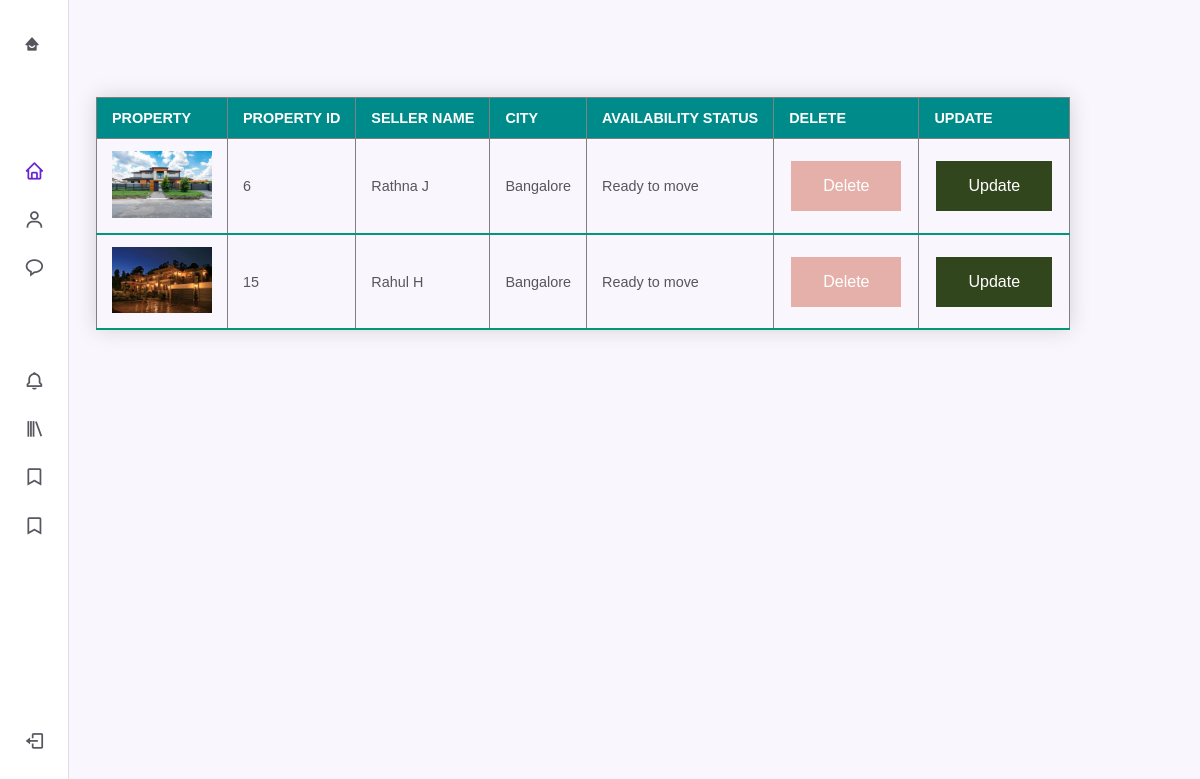
The app's page /upsellertb.php with its own data.
### tables this page shows
CREATE TABLE `property` (
  `property_id` int(25) NOT NULL,
  `user_id` varchar(15) NOT NULL,
  `admin_id` varchar(15) NOT NULL,
  `seller_name` varchar(25) NOT NULL,
  `city` varchar(25) NOT NULL,
  `type_of_property` varchar(25) NOT NULL,
  `no_of_bedroom` varchar(20) NOT NULL,
  `no_of_bathroom` varchar(20) NOT NULL,
  `other_rooms` varchar(20) NOT NULL,
  `balconies` varchar(20) NOT NULL,
  `parking` varchar(20) NOT NULL,
  `total_no_of_floor` varchar(20) NOT NULL,
  `floor_no` varchar(20) NOT NULL,
  `availability_status` varchar(20) NOT NULL,
  `age_of_property` varchar(20) NOT NULL,
  `images` varchar(300) NOT NULL,
  `special_prop1` longtext NOT NULL,
  `MobileNo` varchar(100) NOT NULL,
  `SIZE_OF_PROPERTY` varchar(100) NOT NULL,
  `COST_OF_THE_PROPERTY` varchar(100) NOT NULL
);

### upsellertb.php (the view, shortened to what this page needs)
 <?php
$conn=new mysqli("localhost","root","","realestate");
  $sql = mysqli_query($conn,"select * from property where user_id='$user_id'");
?>
<!DOCTYPE html>
<html>
<head>
<link rel="stylesheet" href="https://cdnjs.cloudflare.com/ajax/libs/font-awesome/4.7.0/css/font-awesome.min.css">
    <link rel="stylesheet" href="https://cdnjs.cloudflare.com/ajax/libs/font-awesome/4.7.0/css/font-awesome.min.css">
        <link href='https://cdn.jsdelivr.net/npm/boxicons@2.0.5/css/boxicons.min.css' rel='stylesheet'>
        <link rel="stylesheet" href="assets1/css/styles.css">
        <link rel="stylesheet" href="https://cdn.jsdelivr.net/npm/boxicons@latest/css/boxicons.min.css">
        <link rel="stylesheet" href="assets1/css/styles.css">
</head>
<body>
<div class="nav" id="navbar">
            <nav class="nav__container">
                <div>
                    <a href="userdashboard.php" class="nav__link nav__logo">
                       <i class='bx bxs-home-smile'></i>
                    </a>
                    <div class="nav__list">
                        <div class="nav__items">
                            <a href="userdashboard.php" class="nav__link active">
                                <i class='bx bx-home nav__icon' ></i>
                            </a>
                            <div class="nav__dropdown">
                                <a href="userviewprofile.php" class="nav__link">
                                    <i class='bx bx-user nav__icon' ></i>
                                </a>
                            </div>
                            <a href="feed.php" class="nav__link">
                                <i class='bx bx-message-rounded nav__icon' ></i>
                            </a>
                        </div>
                        <div class="nav__items">
                            <div class="nav__dropdown">
                                <a href="#" class="nav__link">
                                    <i class='bx bx-bell nav__icon' ></i>
                                </a>
                            </div>
                            <a href="cart.php" class="nav__link">
                                <i class='bx bx-library nav__icon' ></i>
                            </a>
                            <a href="myaccount.php" class="nav__link">
                                <i class='bx bx-bookmark nav__icon' ></i>
                                 <a href="usersideb1.php" class="nav__link">
                                <i class='bx bx-bookmark nav__icon' ></i>
                            </a>
                            </a>
                        </div>
                    </div>
                </div>
                <a href="index.html" class="nav__link nav__logout">
                    <i class='bx bx-log-out nav__icon' ></i>
                </a>
            </nav>
        </div>
  <div class="main1">
<table class="styled-table" border=1 align="center">
  <thead>
  <tr>
 <th>PROPERTY</th>
    <th>PROPERTY ID</th>
      <th>SELLER NAME</th>
      <th>CITY</th>
      <th>AVAILABILITY STATUS</th>
      <th>DELETE</th>
      <th>UPDATE</th>
  </tr>
</thead>
<?php
while($r = mysqli_fetch_array($sql))
{
?>
  <tr>
  <td><img src="<?php echo "http://localhost/".$r["images"]; ?>" width="100" height="100"></td>
  <td><?php echo $r['property_id'];?></td>
  <td><?php echo $r['seller_name'];?></td>
  <td><?php echo $r['city'];?></td>
    <td><?php echo $r['availability_status'];?></td>
    <td><button class="btn">
<a style="text-decoration: none;color: white;" href="del2.php?property_id=<?php echo $r["property_id"];?>" onclick="return checkdelete()"> Delete</a></td></button>
  <td><button class="btn1">
 <a style="text-decoration: none;color: white;" href="upprop1.php?property_id=<?php echo $r["property_id"];?>">Update</a></td></button>
</tr>
<?php
}
?>
</div>
</body>
</html>

### assets1/css/styles.css (style rules this page uses)
:root { --header-height: 3.5rem; --nav-width: 219px; --first-color: #6923D0; --first-color-light: #F4F0FA; --title-color: #19181B; --text-color: #58555E; --text-color-light: #A5A1AA; --body-color: #F9F6FD; --container-color: #FFFFFF; --body-font: 'Poppins', sans-serif; --normal-font-size: .938rem; --small-font-size: .75rem; --smaller-font-size: .75rem; --font-medium: 500; --font-semi-bold: 600; --z-fixed: 100; }
@media screen and (min-width: 1024px) { :root { --normal-font-size: 1rem; --small-font-size: .875rem; --smaller-font-size: .813rem; } }
body { margin: var(--header-height) 0 0 0; padding: 1rem 1rem 0; font-family: var(--body-font); font-size: var(--normal-font-size); background-color: var(--body-color); color: var(--text-color); }
a { text-decoration: none; }
img { max-width: 100%; height: auto; }
.nav { position: fixed; top: 0; left: -100%; height: 100vh; padding: 1rem 1rem 0; background-color: var(--container-color); box-shadow: 1px 0 0 rgba(22, 8, 43, 0.1); z-index: var(--z-fixed); transition: .4s; }
.nav__container { height: 100%; display: flex; flex-direction: column; justify-content: space-between; padding-bottom: 3rem; overflow: auto; scrollbar-width: none; }
.nav__logo { font-weight: var(--font-semi-bold); margin-bottom: 2.5rem; }
.nav__list, .nav__items { display: grid; }
.nav__list { row-gap: 2.5rem; }
.nav__items { row-gap: 1.5rem; }
.nav__link { display: flex; align-items: center; color: var(--text-color); }
.nav__icon { font-size: 1.2rem; margin-right: .5rem; }
.nav__logout { margin-top: 5rem; }
.nav__dropdown { overflow: hidden; max-height: 21px; transition: .4s ease-in-out; }
.active { color: var(--first-color); }
@media screen and (min-width: 768px) { body { padding: 1rem 3rem 0 6rem; } }
@media screen and (min-width: 768px) { .nav { left: 0; padding: 1.2rem 1.5rem 0; width: 68px; } }
@media screen and (min-width: 768px) { .nav__items { row-gap: 1.7rem; } }
@media screen and (min-width: 768px) { .nav__icon { font-size: 1.3rem; } }

### upsellertb.php (style rules this page uses)
.styled-table { border-collapse: collapse; margin: 25px 0; font-size: 0.9em; font-family: sans-serif; min-width: 400px; box-shadow: 0 0 20px rgba(0, 0, 0, 0.15); }
.styled-table thead tr { background-color: #008B8B; color: #ffffff; text-align: left; }
.styled-table th, .styled-table td { padding: 12px 15px; }
.styled-table tbody tr { border-bottom: 1px solid #dddddd; }
.styled-table tbody tr:last-of-type { border-bottom: 2px solid #009879; }
.btn { background-color: #e6b0aa; border: none; color: white; padding: 16px 32px; text-align: center; font-size: 16px; margin: 4px 2px; opacity: 1; transition: 0.3s; }
.btn1 { background-color:rgba(50,70,30,1); border: none; color: white; padding: 16px 32px; text-align: center; font-size: 16px; margin: 4px 2px; opacity: 1; transition: 0.3s; }

### records on screen
property: images (picture), property_id "6", seller_name "Rathna J", city "Bangalore", availability_status "Ready to move"
property: images (picture), property_id "15", seller_name "Rahul H", city "Bangalore", availability_status "Ready to move"
